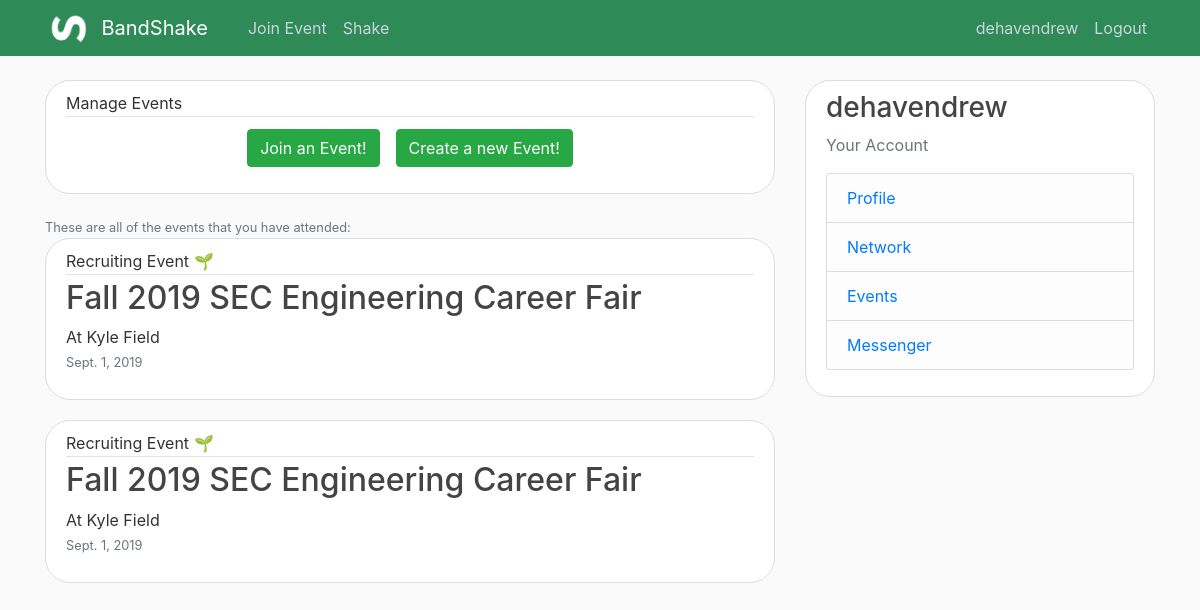
Page /events/ (signed in) on the earlier database version.
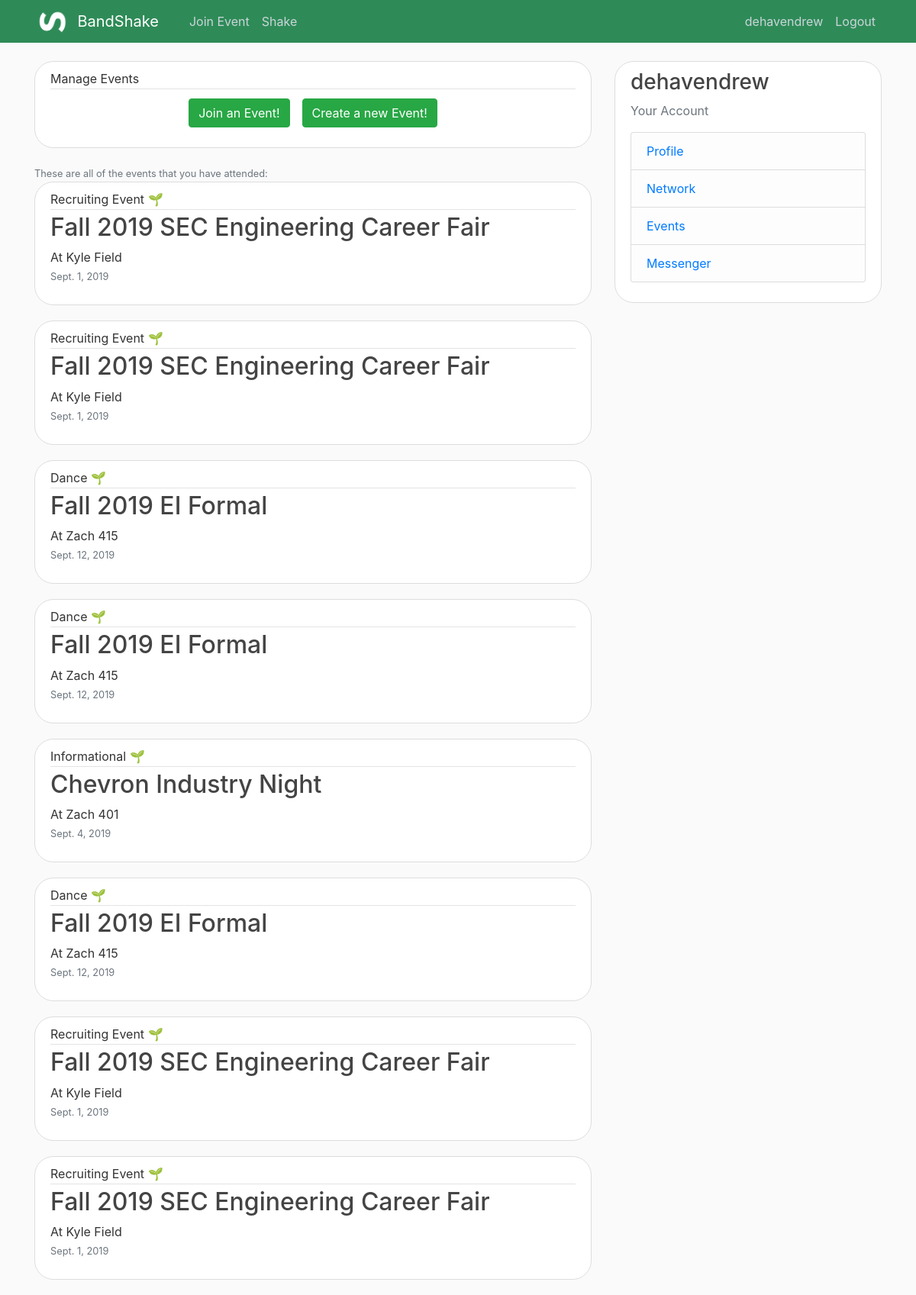
Same page on the later database version.
### shakes/models.py (models this page shows, shortened)
class attendance(models.Model):
    person = models.ForeignKey(User, on_delete= models.CASCADE, null=True)
    event = models.ForeignKey(event, on_delete= models.SET_NULL, null=True)
    band = models.ForeignKey(band, on_delete= models.SET_NULL, null=True)
    userType = models.CharField(max_length=4, default="0")
    date = models.DateTimeField(default=timezone.now)
    fileShared = models.ForeignKey(flyer, on_delete=models.SET_NULL, null=True)

class event(models.Model):
    name = models.CharField(max_length=100)
    startTime = models.DateField()
    endTime = models.DateField()
    location = models.CharField(max_length=100)
    type = models.CharField(max_length=50)

### shakes/views.py (the view)
# urls.py: path('events/', EventsView.as_view(), name="events"),
class EventsView(LoginRequiredMixin, ListView):
    model = attendance
    template_name = 'shakes/events.html'
    context_object_name = 'events'
    def get_context_data(self, **kwargs):
        user = self.request.user
        context = super().get_context_data(**kwargs)
        context['events'] = attendance.objects.filter(person=user).order_by('-date')
        return context

### shakes/templates/shakes/events.html
{% extends "shakes/base.html" %}
{% load crispy_forms_tags %}
{% block content %}
      <article class="media content-section">
              <div class="media-body">
                <div class="article-metadata">
                  Manage Events
                </div>
                <h2>
                    <div class="d-flex justify-content-center">
                        <button type="button" class="btn btn-success m-2" onclick="joinEventPage()">Join an Event!</button>
                        <button type="button" class="btn btn-success m-2" onclick="createEventPage()">Create a new Event!</button>
                    </div>
                </h2>
              </div>
        </article>
        <small class="text-muted mb-6">
            These are all of the events that you have attended:
        </small>
        {% for event in events %}
            <article class="media content-section">
              <div class="media-body">
                <div class="article-metadata">
                  {{ event.event.type }} &#x1F331
                </div>
                <h2>
                    {{ event.event.name }}
                </h2>
                <p class="article-content"> At {{ event.event.location }}
                    <small class="text-muted">{{ event.event.startTime}}</small>
                </p>
              </div>
        </article>
        {% endfor %}
{% endblock content %}

Differences in the rows shown:
added attendance: event.type "Recruiting Event", event.name "Fall 2019 SEC Engineering Career Fair", event.location "Kyle Field", event.startTime "Sept. 1, 2019"
added attendance: event.type "Recruiting Event", event.name "Fall 2019 SEC Engineering Career Fair", event.location "Kyle Field", event.startTime "Sept. 1, 2019"
added attendance: event.type "Dance", event.name "Fall 2019 EI Formal", event.location "Zach 415", event.startTime "Sept. 12, 2019"
added attendance: event.type "Dance", event.name "Fall 2019 EI Formal", event.location "Zach 415", event.startTime "Sept. 12, 2019"
added attendance: event.type "Informational", event.name "Chevron Industry Night", event.location "Zach 401", event.startTime "Sept. 4, 2019"
added attendance: event.type "Dance", event.name "Fall 2019 EI Formal", event.location "Zach 415", event.startTime "Sept. 12, 2019"
